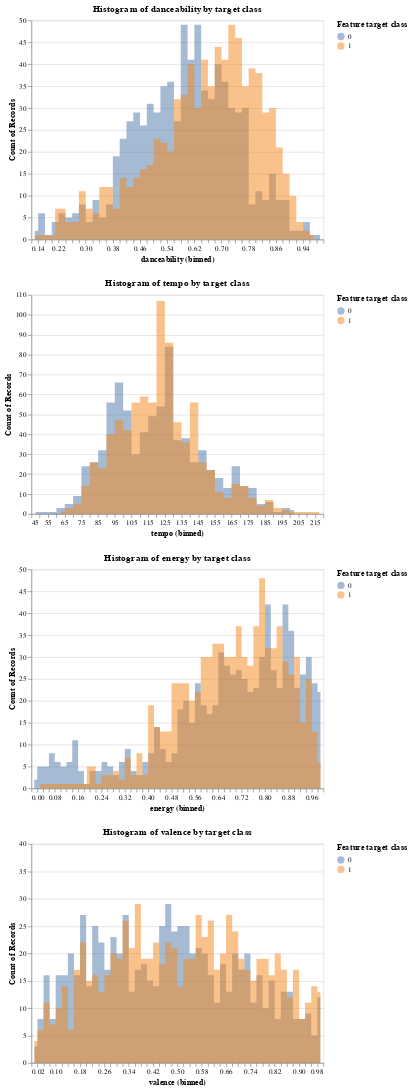

Notebook code cell kept with this figure:
### Markdown cell above
Here is some code that separates out the dataset into positive and negative examples, to help you get started:

### Code cell
# citations for this question:
# [1] concatenating series into DataFrame with renamed columns: https://stackoverflow.com/questions/39047915/concat-series-onto-dataframe-with-column-name
# [2] layered altair histogram: https://altair-viz.github.io/gallery/layered_histogram.html
# [3] plotting altair charts in a for loop: https://github.com/altair-viz/altair/issues/1281#issuecomment-450783636
# [4] display one legend for each concatenated chart: https://stackoverflow.com/questions/60328943/how-to-display-two-different-legends-in-hconcat-chart-using-altair

negative_examples = df_train.query("target == 0")
positive_examples = df_train.query("target == 1")
selected_features = ["danceability", "tempo", "energy", "valence"]
negative_selected = negative_examples[selected_features]
positive_selected = positive_examples[selected_features]

charts = []
for i in range(len(negative_selected.columns)):
    curr_negative = negative_selected.iloc[:, i].reset_index(drop=True)
    curr_positive = positive_selected.iloc[:, i].reset_index(drop=True)
    feature_data_source = pd.concat([curr_negative.rename("0"), curr_positive.rename("1")], axis=1)   # [1]
    
    altair_chart = alt.Chart(feature_data_source).transform_fold(                                     # [2]
        ["0", "1"],
        as_=['Feature target class', curr_negative.name]
    ).mark_area(
        opacity=0.5,
        interpolate='step'
    ).properties(
        title="Histogram of %s by target class" % curr_negative.name
    ).encode(
        alt.X(curr_negative.name + ':Q', bin=alt.Bin(maxbins=50)),
        alt.Y('count()', stack=None),
        alt.Color('Feature target class:N')
    )
    charts.append(altair_chart)                                                                       # [3]

charts_res = alt.vconcat(*charts).resolve_scale(color='independent')                                               # [3][4]
charts_res
# charts do not show on gradescope for some reason although they show in my jupyter notebook environment :( please see my attached screenshots
# I followed section 20 of this module: https://ml-learn.mds.ubc.ca/en/module3

### Figure 1 — Vega-Lite specification as saved in the notebook (floating-point values rounded to 4 significant figures; data arrays with more than 128 entries replaced by an {"elided": "..."} marker saying what was removed)
{"config": {"view": {"continuousWidth": 400, "continuousHeight": 300}}, "vconcat": [{"data": {"name": "data-2987e0c8c7dbebdb4e112953b8e41cc7"}, "mark": {"type": "area", "interpolate": "step", "opacity": 0.5}, "encoding": {"color": {"type": "nominal", "field": "Feature target class"}, "x": {"type": "quantitative", "bin": {"maxbins": 50}, "field": "danceability"}, "y": {"type": "quantitative", "aggregate": "count", "stack": null}}, "title": "Histogram of danceability by target class", "transform": [{"fold": ["0", "1"], "as": ["Feature target class", "danceability"]}]}, {"data": {"name": "data-871d06e82555bd1fd3e3fd9b182c0c96"}, "mark": {"type": "area", "interpolate": "step", "opacity": 0.5}, "encoding": {"color": {"type": "nominal", "field": "Feature target class"}, "x": {"type": "quantitative", "bin": {"maxbins": 50}, "field": "tempo"}, "y": {"type": "quantitative", "aggregate": "count", "stack": null}}, "title": "Histogram of tempo by target class", "transform": [{"fold": ["0", "1"], "as": ["Feature target class", "tempo"]}]}, {"data": {"name": "data-b63207ba6e5359e75461234396b8b8d8"}, "mark": {"type": "area", "interpolate": "step", "opacity": 0.5}, "encoding": {"color": {"type": "nominal", "field": "Feature target class"}, "x": {"type": "quantitative", "bin": {"maxbins": 50}, "field": "energy"}, "y": {"type": "quantitative", "aggregate": "count", "stack": null}}, "title": "Histogram of energy by target class", "transform": [{"fold": ["0", "1"], "as": ["Feature target class", "energy"]}]}, {"data": {"name": "data-54e1b0c37e6a24880ae6994cca0f699a"}, "mark": {"type": "area", "interpolate": "step", "opacity": 0.5}, "encoding": {"color": {"type": "nominal", "field": "Feature target class"}, "x": {"type": "quantitative", "bin": {"maxbins": 50}, "field": "valence"}, "y": {"type": "quantitative", "aggregate": "count", "stack": null}}, "title": "Histogram of valence by target class", "transform": [{"fold": ["0", "1"], "as": ["Feature target class", "valence"]}]}], "resolve": {"scale": {"color": "independent"}}, "$schema": "https://vega.github.io/schema/vega-lite/v4.8.1.json", "datasets": {"data-2987e0c8c7dbebdb4e112953b8e41cc7": {"elided": "826 records"}, "data-871d06e82555bd1fd3e3fd9b182c0c96": {"elided": "826 records"}, "data-b63207ba6e5359e75461234396b8b8d8": {"elided": "826 records"}, "data-54e1b0c37e6a24880ae6994cca0f699a": {"elided": "826 records"}}}
